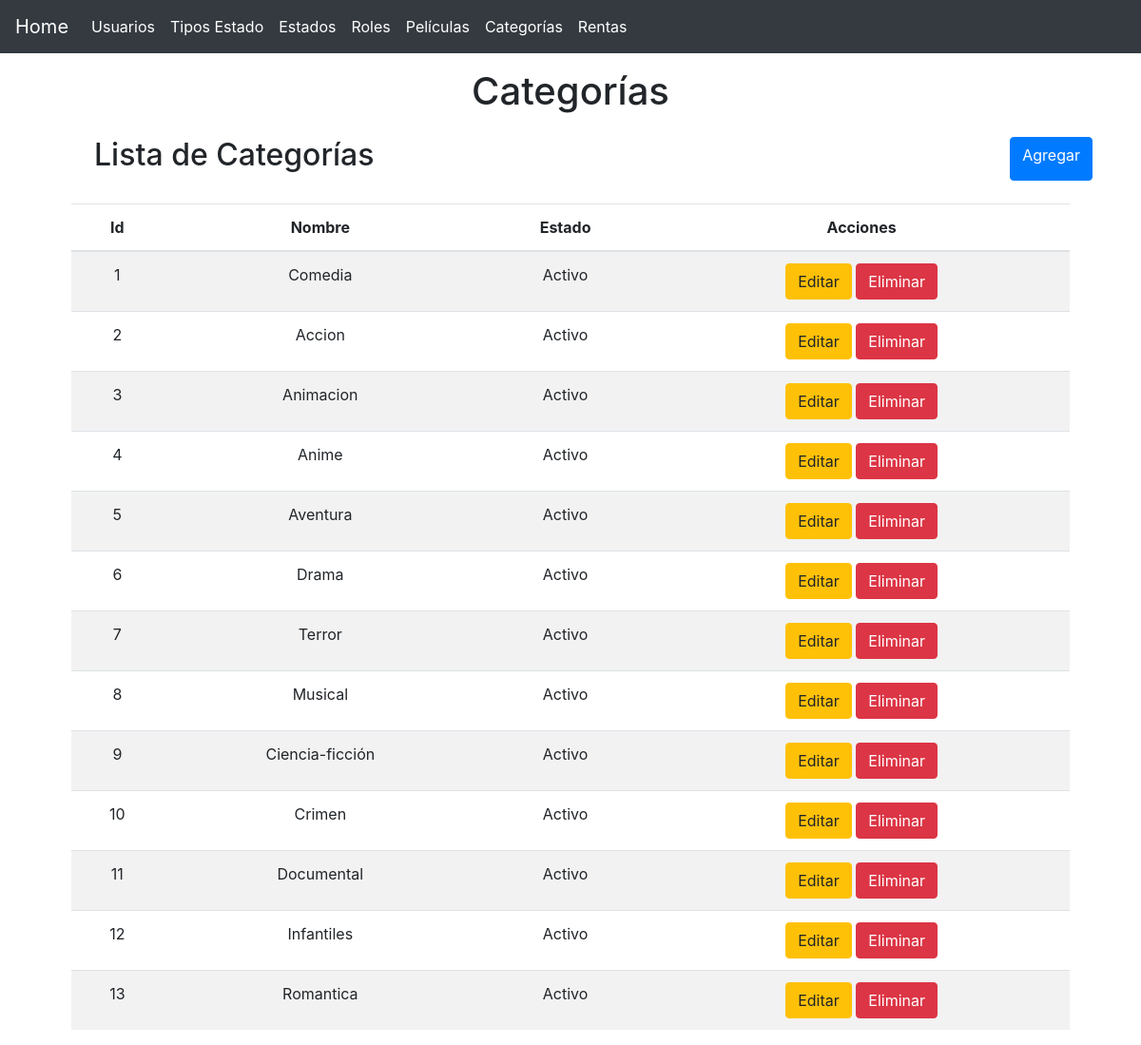
Page /?controller=category on the committed database.
### tables this page shows
CREATE TABLE `categories` (
  `id` int(10) UNSIGNED NOT NULL,
  `name` varchar(255) NOT NULL,
  `status_id` int(10) UNSIGNED NOT NULL,
  `created_at` timestamp NULL DEFAULT NULL,
  `updated_at` timestamp NULL DEFAULT NULL
);

CREATE TABLE `statuses` (
  `id` int(10) UNSIGNED NOT NULL,
  `name` varchar(255) NOT NULL,
  `type_status_id` int(10) UNSIGNED NOT NULL,
  `created_at` timestamp NULL DEFAULT NULL,
  `updated_at` timestamp NULL DEFAULT NULL
);

### controllers/CategoryController.php (called while the page is built, shortened)
<?php
require 'models/Category.php';
class CategoryController
{
    private $CategoryModel;
    public function __construct()
    {
        $this->CategoryModel = new Category;
    }
    public function index()
    {
    	$Categories = $this->CategoryModel->getAll();
    	require 'views/layout.php';
    	require 'views/categories/list.php';
    }
}

### models/Category.php (called while the page is built, shortened)
<?php
class Category
{
	private $pdo;
	function __construct()
	{
		try {
			$this->pdo = new Database;
		} catch (Exception $e) {
			die($e->getMessage());
		}
	}
	public function getAll()
    {
    	try {
    		$strSql = "SELECT c.*, s.name as status FROM categories c INNER JOIN  statuses s ON s.id=c.status_id";
    		$query = $this->pdo->select($strSql);
    		return $query;
	    } catch (PDOException $e) {
	    	die($e->getMessage());
	    }
    }
}

### providers/Database.php (called while the page is built, shortened)
<?php
class Database extends PDO
{
    public function select($strSql, $arrayData = array(), $fetchMode = PDO::FETCH_OBJ)
    {
    	$query = $this->prepare($strSql);
    	if( !$query->execute() ) {
    		echo "Error, la consulta no se realizó";
    	} else {
    		return $query->fetchAll($fetchMode);
    	}
    }
}

### views/categories/list.php (the view)
<main class="container">
	<section class="col-md-12 text-center">
		<div class="mt-3">
			<h1>Categorías</h1>
		</div>
		<div class="col-md-12 m-4 d-flex justify-content-between">
			<h2>Lista de Categorías</h2>
			<a href="?controller=category&method=add" class="btn btn-primary">Agregar</a>
		</div>
		<section class="col-md-12 flex-nowrap table-responsive">
			<table class="table table-striped table-hover">
				<thead>
					<tr>
						<th>Id</th>
						<th>Nombre</th>
						<th>Estado</th>
						<th>Acciones</th>
					</tr>
				</thead>
				<tbody>
					<?php foreach($Categories as $category): ?>
						<tr>
							<td><?php echo $category->id ?></td>
							<td><?php echo $category->name ?></td>
							<td><?php echo $category->status ?></td>
							<td>
								<a href="?controller=category&method=edit&id=<?php echo $category->id?>" class="btn btn-warning" title="Editar categoria">Editar</a>
								<a href=?controller=category&method=delete&id=<?php echo $category->id?> class="btn btn-danger" title="Eliminar categoria">Eliminar</a>
							</td>
						</tr>
					<?php endforeach ?>
				</tbody>
			</table>
		</section>
	</section>
</main>

### rows in the picture
categories: id "1", name "Comedia", status.name "Activo"
categories: id "2", name "Accion", status.name "Activo"
categories: id "3", name "Animacion", status.name "Activo"
categories: id "4", name "Anime", status.name "Activo"
categories: id "5", name "Aventura", status.name "Activo"
categories: id "6", name "Drama", status.name "Activo"
categories: id "7", name "Terror", status.name "Activo"
categories: id "8", name "Musical", status.name "Activo"
categories: id "9", name "Ciencia-ficción", status.name "Activo"
categories: id "10", name "Crimen", status.name "Activo"
categories: id "11", name "Documental", status.name "Activo"
categories: id "12", name "Infantiles", status.name "Activo"
categories: id "13", name "Romantica", status.name "Activo"
